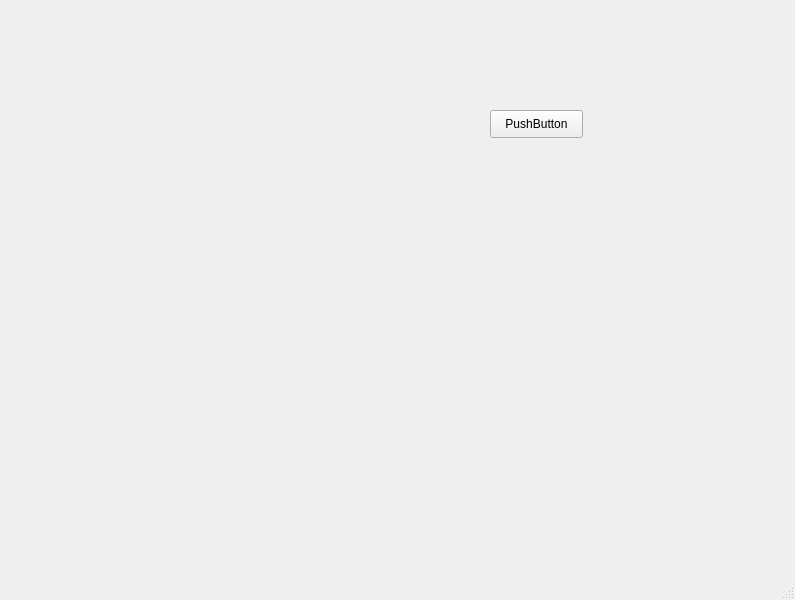
<?xml version="1.0" encoding="UTF-8"?>
<ui version="4.0">
 <class>MainWindow</class>
 <widget class="QMainWindow" name="MainWindow">
  <property name="geometry">
   <rect>
    <x>0</x>
    <y>0</y>
    <width>795</width>
    <height>600</height>
   </rect>
  </property>
  <property name="windowTitle">
   <string>MainWindow</string>
  </property>
  <widget class="QWidget" name="centralwidget">
   <widget class="QPushButton" name="pushButton">
    <property name="geometry">
     <rect>
      <x>490</x>
      <y>110</y>
      <width>93</width>
      <height>28</height>
     </rect>
    </property>
    <property name="text">
     <string>PushButton</string>
    </property>
   </widget>
  </widget>
  <widget class="QMenuBar" name="menubar">
   <property name="geometry">
    <rect>
     <x>0</x>
     <y>0</y>
     <width>795</width>
     <height>26</height>
    </rect>
   </property>
  </widget>
  <widget class="QStatusBar" name="statusbar"/>
 </widget>
 <resources/>
 <connections/>
</ui>
